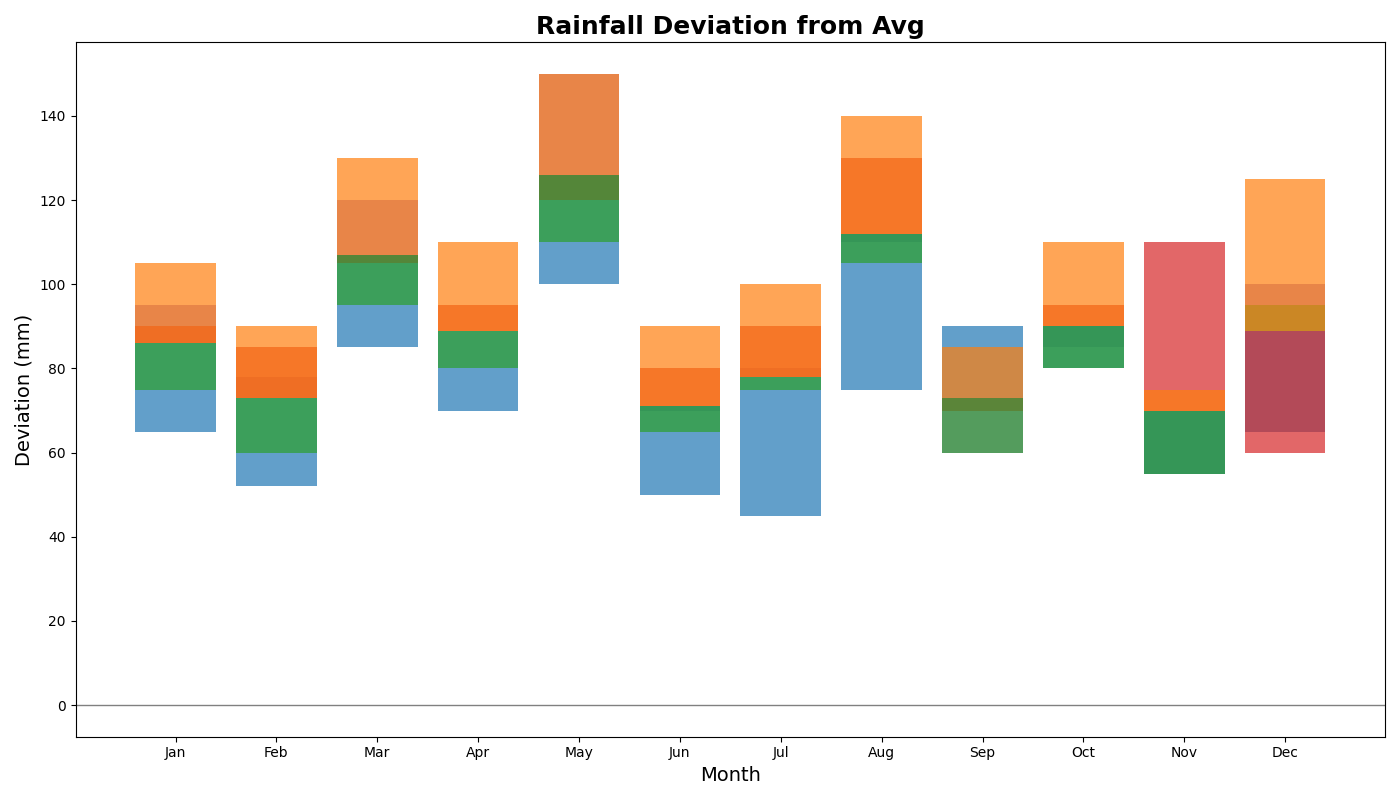

This chart was generated by the following Python code:
import matplotlib.pyplot as plt
import numpy as np

cities = ['City A', 'City B', 'City C', 'City D', 'City E']
months = ['Jan', 'Feb', 'Mar', 'Apr', 'May', 'Jun', 'Jul', 'Aug', 'Sep', 'Oct', 'Nov', 'Dec']

rainfall_data = np.array([
    [95, 78, 120, 89, 150, 70, 80, 110, 60, 85, 55, 100],
    [65, 52, 85, 70, 100, 50, 45, 75, 90, 80, 55, 65],
    [90, 85, 105, 95, 120, 80, 90, 130, 70, 95, 110, 60],
    [75, 60, 95, 80, 110, 65, 75, 105, 60, 80, 55, 95],
    [105, 90, 130, 110, 150, 90, 100, 140, 85, 110, 75, 125]
])

mean_rainfall = np.mean(rainfall_data, axis=0)
rainfall_dev = rainfall_data - mean_rainfall

color_rainfall = ['#9467bd', '#1f77b4', '#d62728', '#2ca02c', '#ff7f0e']

fig, ax = plt.subplots(figsize=(14, 8))

for idx, deviation in enumerate(rainfall_dev):
    ax.bar(months, deviation, bottom=mean_rainfall, color=color_rainfall[idx], alpha=0.7)

ax.set_title('Rainfall Deviation from Avg', fontsize=18, fontweight='bold')
ax.set_xlabel('Month', fontsize=14)
ax.set_ylabel('Deviation (mm)', fontsize=14)
ax.axhline(y=0, color='gray', linewidth=1)

fig.tight_layout()
plt.show()
